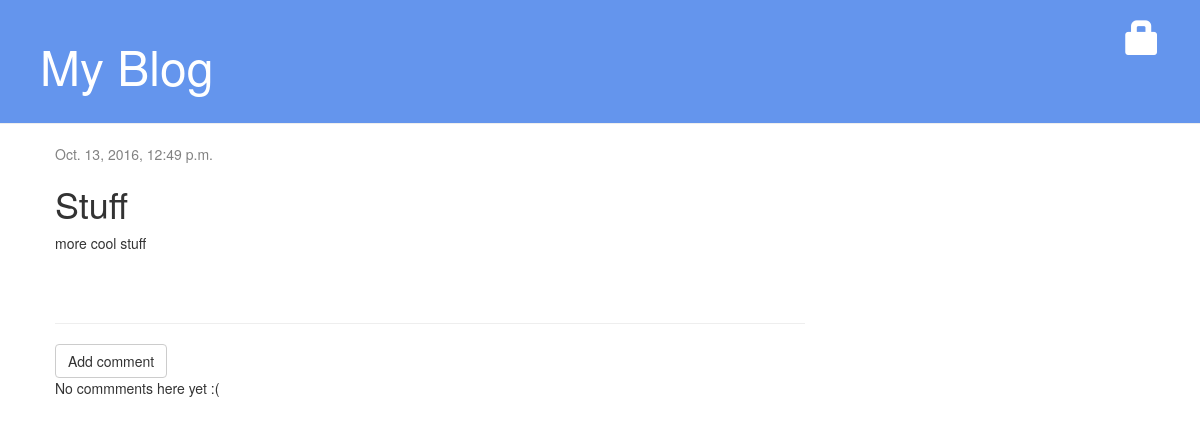
The page /page/5/ on the database as committed earlier.
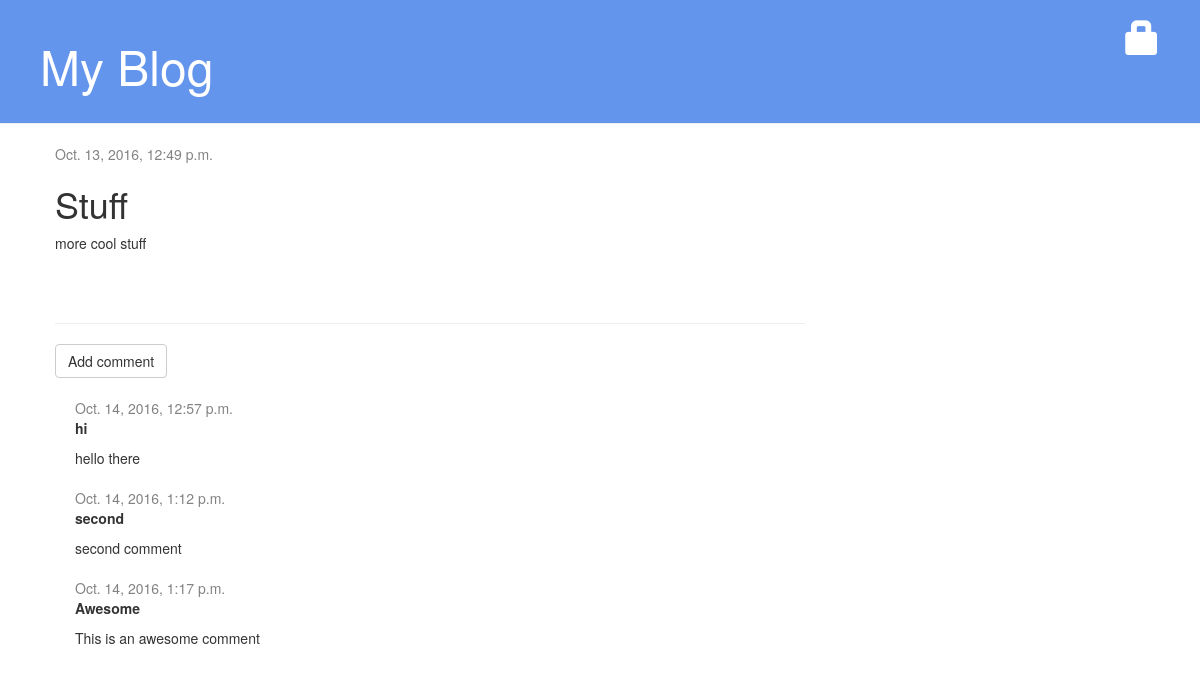
The same page on the database as committed later.
### blog/models.py (models this page shows, shortened)
class Comment(models.Model):
	page = models.ForeignKey('blog.Page', related_name='comments')
	author = models.CharField(max_length=200)
	text = models.TextField()
	created_date = models.DateTimeField(default=timezone.now)
	approved_comment = models.BooleanField(default=False)

### blog/views.py (the view)
# urls.py: url(r'^page/(?P<pk>\d+)/$', views.page_detail, name='page_detail'),
def page_detail(request, pk):
	page = get_object_or_404(Page, pk=pk)
	return render(request, 'blog/page_detail.html', {'page': page})

### blog/templates/blog/page_detail.html (shortened to what this page needs)
{% extends 'blog/base.html' %}
{% block content %}
    <div class="post">
        {% if page.published_date %}
            <div class="date">
                {{ page.published_date }}
            </div>
        {% endif %}
        <h1>{{ page.title|title }}</h1>
        <p>{{ page.text|linebreaksbr }}</p>
    </div>
<hr>
<a class="btn btn-default" href="{% url 'add_comment_to_page' pk=page.pk %}">Add comment</a>
{% for comment in page.comments.all %}
{% if user.is_authenticated or comment.approved_comment %}
    <div class="comment">
        <div class="date">
            {{ comment.created_date }}
        </div>
        <strong>{{ comment.author }} </strong>
        <p>{{ comment.text|linebreaks }}</p>
    </div>
{% endif %}
{% empty %}
    <p>No commments here yet :( </p>
{% endfor %}
{% endblock %}

Rows that differ between the two databases and show on the page:
added Comment: created_date "Oct. 14, 2016, 12:57 p.m.", author "hi", text "hello there"
added Comment: created_date "Oct. 14, 2016, 1:12 p.m.", author "second", text "second comment"
added Comment: created_date "Oct. 14, 2016, 1:17 p.m.", author "Awesome", text "This is an awesome comment"
Other text that changed with them:
text no longer shown: "No commments here yet :("
